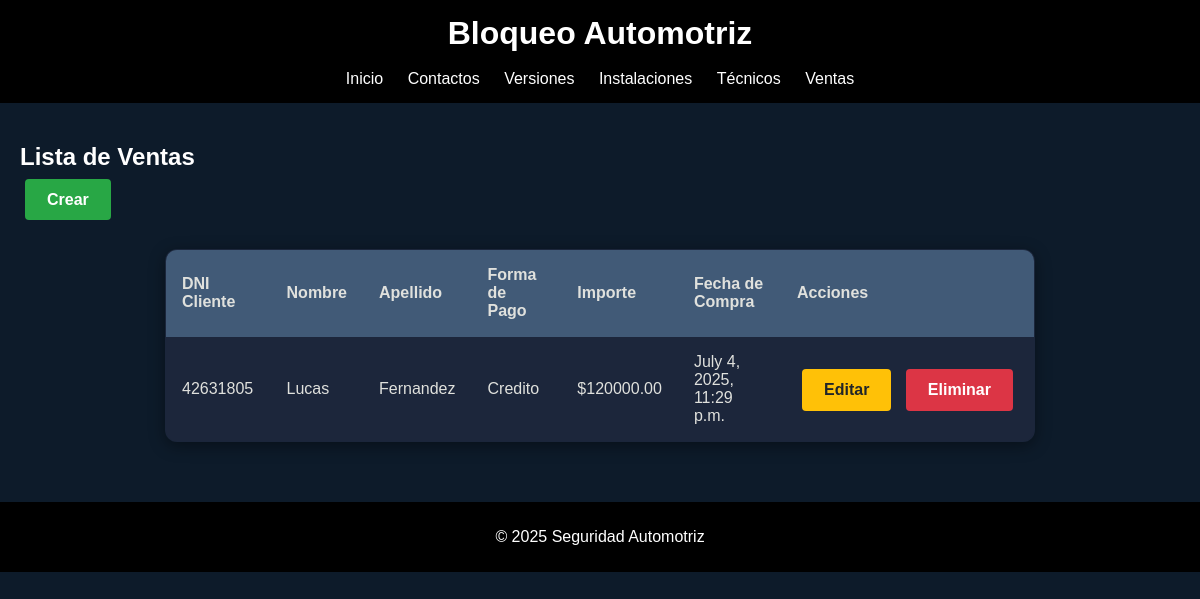
The page /ventas/ on the database as committed earlier.
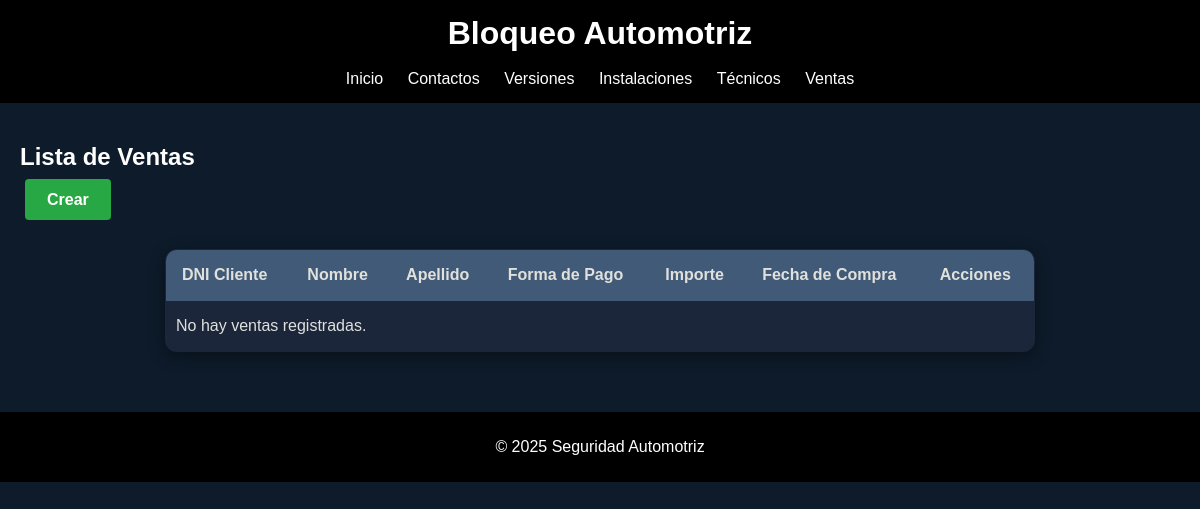
The same page on the database as committed later.
### App/models.py (models this page shows, shortened)
class Venta(models.Model):
    METODO = [
        ('Debito', 'Debito'),
        ('Credito', 'Credito'),
        ('Tranferencia', 'Tranferencia'),
    ]
    cliente = models.ForeignKey('Contacto', on_delete=models.CASCADE)
    forma_pago = models.CharField(choices=METODO)
    importe = models.DecimalField(max_digits=15, decimal_places=2)
    fecha_compra = models.DateTimeField()

class Contacto(models.Model):
    dni = models.IntegerField(unique=True)
    nombre = models.CharField(max_length=25)
    apellido = models.CharField(max_length=25)
    email = models.EmailField(max_length=40)

### App/views.py (the view)
# urls.py: path('ventas/', venta_list, name='venta_list'),
def venta_list(request):
    ventas = Venta.objects.all()
    return render(request, 'App/venta_list.html', {'ventas': ventas})

### App/Templates/App/venta_list.html
{% extends 'App/base.html' %}
{% load static %}
{% block content %}
<section class="seccion">
    <h2>Lista de Ventas</h2>
<div class="acciones-superiores">
    <a href="{% url 'venta_create' %}" class="btn-crear">Crear</a>
</div>
    <table class="tabla-ventas">
        <thead>
            <tr>
                <th>DNI Cliente</th>
                <th>Nombre</th>
                <th>Apellido</th>
                <th>Forma de Pago</th>
                <th>Importe</th>
                <th>Fecha de Compra</th>
                <th>Acciones</th>
            </tr>
        </thead>
        <tbody>
            {% for venta in ventas %}
            <tr>
                <td>{{ venta.cliente.dni }}</td>
                <td>{{ venta.cliente.nombre }}</td>
                <td>{{ venta.cliente.apellido }}</td>
                <td>{{ venta.get_forma_pago_display }}</td>
                <td>${{ venta.importe }}</td>
                <td>{{ venta.fecha_compra }}</td>
                <td>
                    <a href="{% url 'venta_update' venta.id %}" class="btn-actualizar">Editar</a>
                    <a href="{% url 'venta_delete' venta.id %}" class="btn-eliminar">Eliminar</a>
                </td>
            </tr>
            {% empty %}
            <tr>
                <td colspan="7" style="padding-left: 10px; text-align: left;">No hay ventas registradas.</td>
            </tr>
            {% endfor %}
        </tbody>
    </table>
</section>
{% endblock %}k

Rows that differ between the two databases and show on the page:
removed Venta: cliente.dni "42631805", cliente.nombre "Lucas", cliente.apellido "Fernandez", forma_pago "Credito", importe "120000.00", fecha_compra "July 4, 2025, 11:29 p.m."
Other text that changed with them:
text now shown: "No hay ventas registradas."
